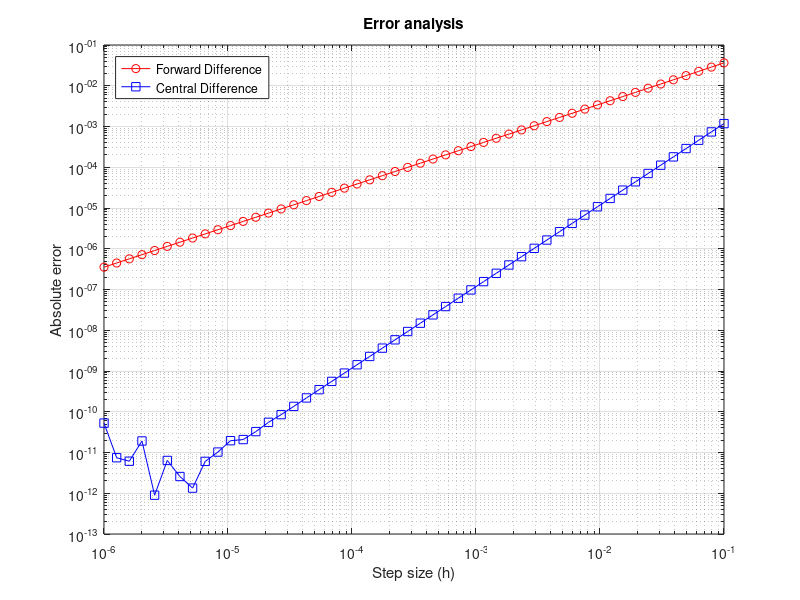

This figure's MATLAB source:
% Error analysis and comparison of orders of convergence
% Felix Rutsch, May 2025

% Differential equation:
% du(x)/dx = f(x); u(0) = 1

% Define function and exact solution
f = @(x) sin(x);
u_exact = @(x) cos(x);

% Point at which derivative is evaluated
x0 = pi / 4;

% Range of step sizes
h = logspace(-6, -1, 50); % from 1e-6 to 1e-1: 50 points

% Preallocate error arrays
error_forward = zeros(size(h));
error_central = zeros(size(h));

for i = 1:length(h)
    hi = h(i);
    
    % Forward finite difference
    u_forward = (f(x0 + hi) - f(x0)) / hi;
    
    % Central finite difference
    u_central = (f(x0 + hi) - f(x0 - hi)) / (2 * hi);
    
    % Compute absolute errors
    error_forward(i) = abs(u_forward - u_exact(x0));
    error_central(i) = abs(u_central - u_exact(x0));
end

% Plotting error vs step size
loglog(h, error_forward, 'r-o', 'DisplayName', 'Forward Difference');
hold on;
loglog(h, error_central, 'b-s', 'DisplayName', 'Central Difference');
grid on;
xlabel('Step size (h)');
ylabel('Absolute error');
title('Error analysis');
legend('Location', 'northwest');

% Estimate slopes (order of accuracy)
p_forward = ( log(error_forward(20)/error_forward(30)) )/( log(h(20)/h(30)) )
p_central = ( log(error_central(20)/error_central(30)) )/( log(h(20)/h(30)) )